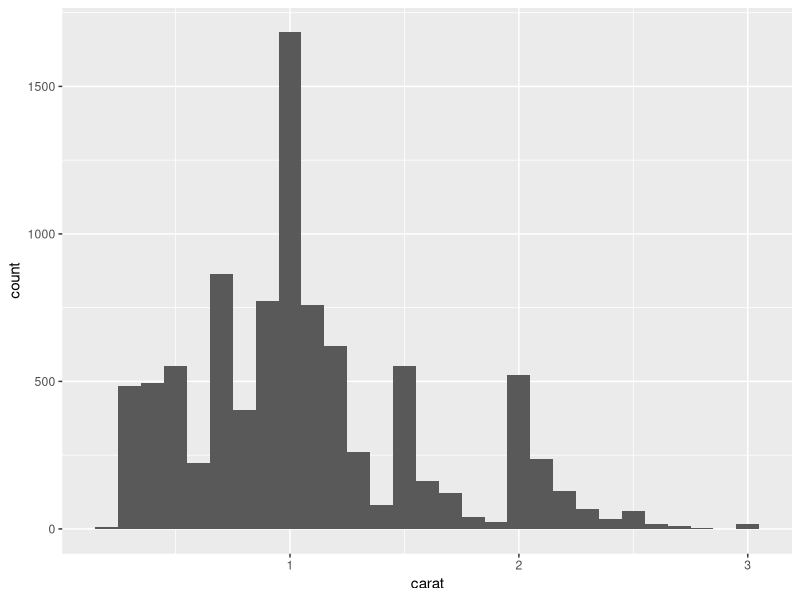

The R source for this figure:
## ---- chunk 1
library(tidyverse)
## ---- chunk 2
df <- tibble(
  a = rnorm(10),
  b = rnorm(10),
  c = rnorm(10),
  d = rnorm(10)
)
## ---- chunk 3
df |> summarize(
  n = n(),
  a = median(a),
  b = median(b),
  c = median(c),
  d = median(d),
)
## ---- chunk 4
df |>
  summarize(
    n = n(),
    across(a:d, median)
  )
## ---- chunk 5
df <- tibble(
  grp = sample(2, 10, replace = TRUE),
  a = rnorm(10),
  b = rnorm(10),
  c = rnorm(10),
  d = rnorm(10)
)

df |>
  group_by(grp) |>
  summarize(across(everything(), median))
## ---- chunk 6
rnorm_na <- function(n, n_na, mean = 0, sd = 1) {
  sample(c(rnorm(n - n_na, mean = mean, sd = sd), rep(NA, n_na)))
}

df_miss <- tibble(
  a = rnorm_na(5, 1),
  b = rnorm_na(5, 1),
  c = rnorm_na(5, 2),
  d = rnorm(5)
)
df_miss |>
  summarize(
    across(a:d, median),
    n = n()
  )
## ---- chunk 7
df_miss |>
  summarize(
    across(a:d, function(x) median(x, na.rm = TRUE)),
    n = n()
  )
## ---- chunk 8
df_miss |>
  summarize(
    across(a:d, \(x) median(x, na.rm = TRUE))
  )
## ---- chunk 9
df_miss |>
  summarize(
    across(a:d, list(
      median = \(x) median(x, na.rm = TRUE),
      n_miss = \(x) sum(is.na(x))
    )),
    n = n()
  )
## ---- chunk 10
df_miss |>
  summarize(
    across(
      a:d,
      list(
        median = \(x) median(x, na.rm = TRUE),
        n_miss = \(x) sum(is.na(x))
      ),
      .names = "{.fn}_{.col}"
    ),
    n = n(),
  )
## ---- chunk 11
df_miss |>
  mutate(
    across(a:d, \(x) coalesce(x, 0), .names = "{.col}_abs")
  )
## ---- chunk 12
df_miss |> filter(if_any(a:d, is.na))
## ---- chunk 13
df_miss |> filter(if_all(a:d, is.na))
## ---- chunk 14
expand_dates <- function(df) {
  df |>
    mutate(
      across(where(is.Date), list(year = year, month = month, day = mday))
    )
}

df_date <- tibble(
  name = c("Amy", "Bob"),
  date = ymd(c("2009-08-03", "2010-01-16"))
)
df_date

df_date |>
  expand_dates()
## ---- chunk 15
summarize_means <- function(df, summary_vars = where(is.numeric)) {
  df |>
    summarize(
      across({{ summary_vars }}, \(x) mean(x, na.rm = TRUE)),
      n = n()
    )
}
diamonds |>
  group_by(cut) |>
  summarize_means()
## ---- chunk 16
diamonds |>
  group_by(cut) |>
  summarize_means(c(carat, x:z))
## ---- chunk 17
df |>
  summarize(across(a:d, list(median = median, mean = mean)))
## ---- chunk 18
long <- df |>
  pivot_longer(a:d) |>
  group_by(name) |>
  summarize(
    median = median(value),
    mean = mean(value)
  )
long
## ---- chunk 19
long |>
  pivot_wider(
    names_from = name,
    values_from = c(median, mean),
    names_vary = "slowest",
    names_glue = "{name}_{.value}"
  )
## ---- chunk 20
df_paired <- tibble(
  a_val = rnorm(10),
  a_wts = runif(10),
  b_val = rnorm(10),
  b_wts = runif(10),
  c_val = rnorm(10),
  c_wts = runif(10),
  d_val = rnorm(10),
  d_wts = runif(10)
)
df_paired
## ---- chunk 21
df_long <-
  df_paired |>
  pivot_longer(
    everything(),
    names_to = c("group", ".value"),
    names_sep = "_"
  )
df_long

df_long |>
  group_by(group) |>
  summarize(mean = weighted.mean(val, wts))
## ---- chunk 22
paths <- list.files(".", full.names = TRUE)
paths
## ---- chunk 23
paths |> set_names(basename)
## ---- chunk 24
fnames <- basename(paths)
files <- list()

for (i in seq_along(fnames)) {
  files[[fnames[i]]] <- paths[i]
}
files
## ---- chunk 25
fnames[2:3]
## ---- chunk 26
by_clarity <- diamonds |>
  group_nest(clarity)
by_clarity
## ---- chunk 27
by_clarity <- diamonds |>
  nest(.by = clarity)
## ---- chunk 28
by_clarity <- by_clarity |>
  mutate(path = str_glue("diamonds-{clarity}.csv"))
by_clarity
## ---- chunk 29
# for (i in 1:nrow(by_clarity)) {
#   write_csv(by_clarity$data[[i]], file = by_clarity$path[[i]])
# }
## ---- chunk 30
carat_histogram <- function(df) {
  ggplot(df, aes(x = carat)) +
    geom_histogram(binwidth = 0.1)
}

carat_histogram(by_clarity$data[[1]])
## ---- chunk 31
by_clarity <- by_clarity |>
  mutate(
    plot = map(data, carat_histogram),
    path = str_glue("clarity-{clarity}.png")
  )

# walk2(
#   by_clarity$path,
#   by_clarity$plot,
#   \(path, plot) ggsave(path, plot, width = 6, height = 6)
# )
